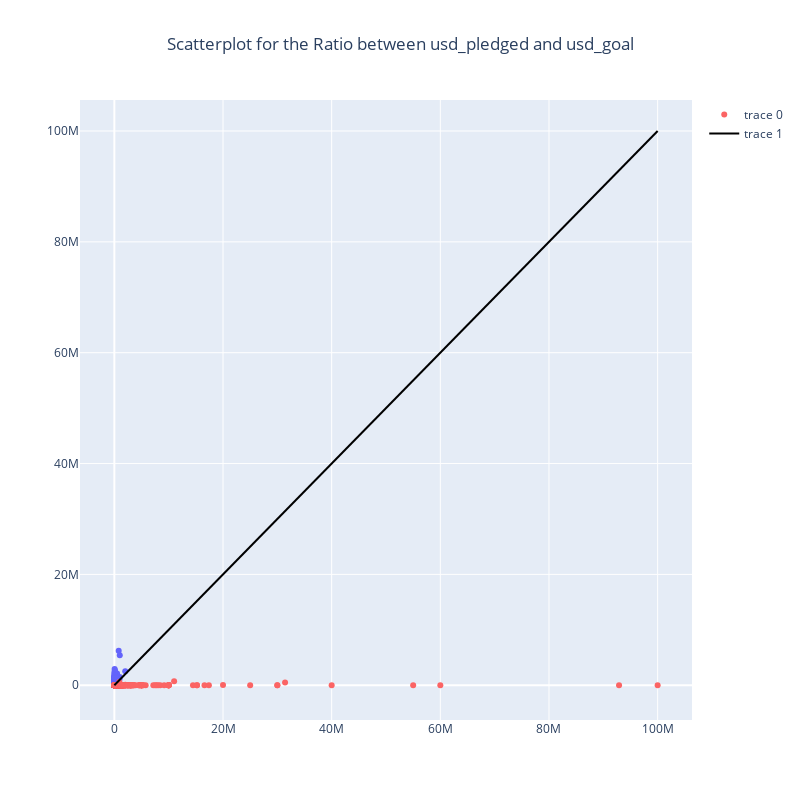

This figure's notebook cell:
### Markdown cell above
### scatter plot for the relationship between usd_goal and usd_pledged

### Code cell
fig = go.Figure()
fig.add_trace(
    go.Scatter(
        x=h1_h2_df["usd_goal"],
        y=h1_h2_df["usd_pledged"],
        mode="markers",
        marker=dict(
            color=h1_h2_df["SuccessfulBool"],
            colorscale=[[0, "rgb(251, 100, 100)"], [1, "rgb(100, 100, 251)"]],
        ),
        customdata=h1_h2_df["SuccessfulBool"],
        hovertemplate="<b>usd_goal</b>: %{x}<br><b>usd_pledged</b>: %{y}<br><b>Successful</b>: %{customdata}",
    )
)
fig.add_trace(
    go.Scatter(
        x=[0, h1_h2_df["usd_goal"].max()],
        y=[0, h1_h2_df["usd_goal"].max()],
        mode="lines",
        marker=dict(color="rgb(0, 0, 0)"),
        hoverinfo="skip",
    )
)
fig.update_layout(
    title="Scatterplot for the Ratio between usd_pledged and usd_goal",
    title_x=0.5,
    width=800,
    height=800,
)
fig.show()

### Figure 1 — Plotly figure (JSON) as saved in the notebook; plotly's stock layout.template omitted (floating-point values rounded to 4 significant figures; data arrays with more than 128 entries replaced by an {"elided": "..."} marker saying what was removed)
{"data": [{"customdata": {"elided": "20632 int values"}, "hovertemplate": "<b>usd_goal</b>: %{x}<br><b>usd_pledged</b>: %{y}<br><b>Successful</b>: %{customdata}", "marker": {"color": {"elided": "20632 int values"}, "colorscale": [[0, "rgb(251, 100, 100)"], [1, "rgb(100, 100, 251)"]]}, "mode": "markers", "type": "scatter", "x": {"elided": "20632 float values"}, "y": {"elided": "20632 float values"}}, {"hoverinfo": "skip", "marker": {"color": "rgb(0, 0, 0)"}, "mode": "lines", "type": "scatter", "x": [0, 100000000], "y": [0, 100000000]}], "layout": {"height": 800, "title": {"text": "Scatterplot for the Ratio between usd_pledged and usd_goal", "x": 0.5}, "width": 800}}
